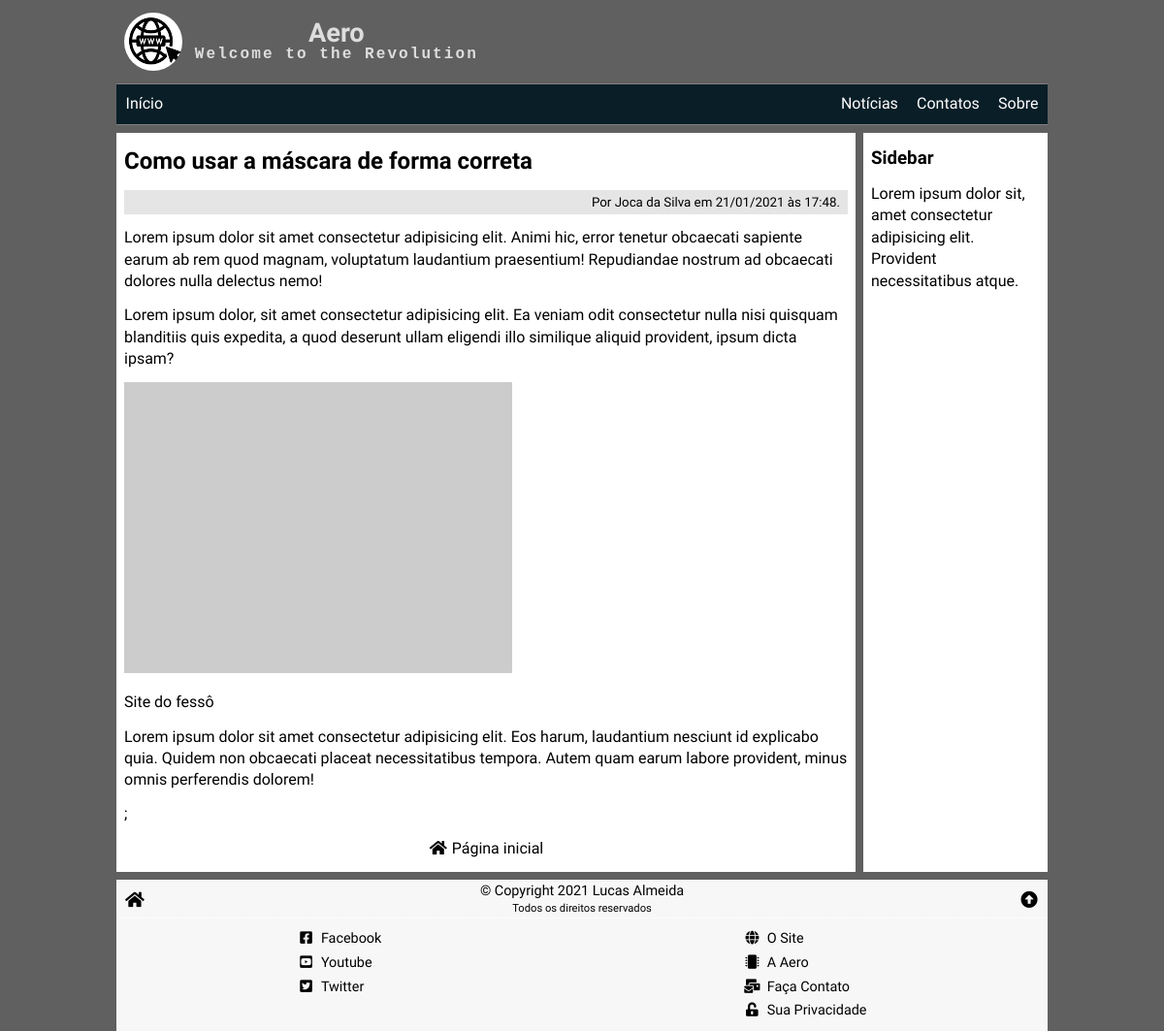
Screenshot of /view.php?id=3 with the database file from the repository.
### tables this page shows
CREATE TABLE articles (
    art_id INT NOT NULL PRIMARY KEY AUTO_INCREMENT,
    date TIMESTAMP DEFAULT CURRENT_TIMESTAMP,
    image VARCHAR(255) NOT NULL,
    title VARCHAR(127) NOT NULL,
    preview VARCHAR(255) NOT NULL,
    content LONGTEXT NOT NULL,
    author INT NOT NULL,
    status ENUM ('ativo', 'inativo') DEFAULT 'ativo'
);

CREATE TABLE authors (
    aut_id INT NOT NULL PRIMARY KEY AUTO_INCREMENT,
    aut_date TIMESTAMP DEFAULT CURRENT_TIMESTAMP,
    aut_avatar VARCHAR(255) NOT NULL,
    aut_name VARCHAR(127) NOT NULL,
    aut_link VARCHAR(255) NOT NULL,
    status ENUM ('ativo', 'inativo') DEFAULT 'ativo'
);

### view.php (the view, shortened to what this page needs)
<?php
require('./_config.php');
$output = '';
$id = (isset($_GET['id'])) ? intval($_GET['id']) : 0;
$sql = "
    SELECT *, DATE_FORMAT(date, '%d/%m/%Y às %H:%i') AS datebr
    FROM articles
    INNER JOIN authors ON aut_id = author
    WHERE art_id = '{$id}' AND articles.status = 'ativo'
";
$res = $conn->query($sql);
if ($res->num_rows != 1) {
    $output = '<h4>Artigo não encontrado!</h4>';
} else {
    $art = $res->fetch_assoc();
    $output .= <<<HTML
        <small class="autor-date">Por <a href="{$art['aut_link']}" target="_blank">{$art['aut_name']}</a> em {$art['datebr']}.</small>
        {$art['content']};
HTML;
}
require('./_header.php');
?>
<article>
    <h2><?php echo $art['title'] ?></h2>
    <div class="article"><?php echo $output ?></div>
    <p class="center">
        <a href="/"><i class="fas fa-fw fa-home"></i> Página inicial</a>
    </p>
</article>
<aside>
    <h3>Sidebar</h3>
    <p>Lorem ipsum dolor sit, amet consectetur adipisicing elit. Provident necessitatibus atque.</p>
</aside>
<?php
require('./_footer.php');
?>

### css/global.css (style rules this page uses)
* { box-sizing: border-box; outline: none; }
html, body { font-family: 'Grandstander', cursive; font-size: 16px; position: relative; width: 100%; height: 100%; padding: 0; margin: 0; line-height: 1.4; }
header, nav, main, article, aside, footer { display: block; }
h1, h2, h3, h4, h5, p { margin: .8rem 0; }
a { color: rgb(0, 0, 0); text-decoration: none; transition: .2s; }
body { background-attachment: fixed; background-size: cover; background-position-x: left; background-color: rgba(0, 0, 0, 0.623); }
article { background: rgb(255, 255, 255); overflow: auto; margin-top: .5rem; padding: 0 .5rem; flex: 4; }
aside { background: rgb(255, 255, 255); overflow: auto; margin-top: .5rem; padding: 0 .5rem; }
@media (min-width: 575px) { article { margin-right: .25rem; } }
@media (min-width: 575px) { aside { min-width: 190px; max-width: 190px; margin-left: .25rem; } }

### css/view.css (style rules this page uses)
.center { text-align: center; }
.autor-date { display: block; background-color: rgba(0,0,0,.1); padding: .2rem .5rem .2rem .2rem; text-align: right; }

### rows the page displays
articles: title "Como usar a máscara de forma correta", authors.aut_name "Joca da Silva", content "Lorem ipsum dolor sit amet consectetur adipisicing elit. Animi hic, error tenetur obcaecati sapiente earum ab rem quod magnam, voluptatum laudantium praesentium! Repudiandae nostrum ad obcaecati dolores nulla delectus nemo! Lorem ipsum dolor, sit amet consectetur adipisicing elit. Ea veniam odit consectetur nulla nisi quisquam blanditiis quis expedita, a quod deserunt ullam eligendi illo similique aliquid provident, ipsum dicta ipsam? Site do fessô Lorem ipsum dolor sit amet consectetur adipisicing elit. Eos harum, laudantium nesciunt id explicabo quia. Quidem non obcaecati placeat necessitatibus tempora. Autem quam earum labore provident, minus omnis perferendis dolorem!"

### other values shown
$siteName "Aero"
$siteSlogan "Welcome to the Revolution"
$art['datebr'] "21/01/2021 às 17:48"
